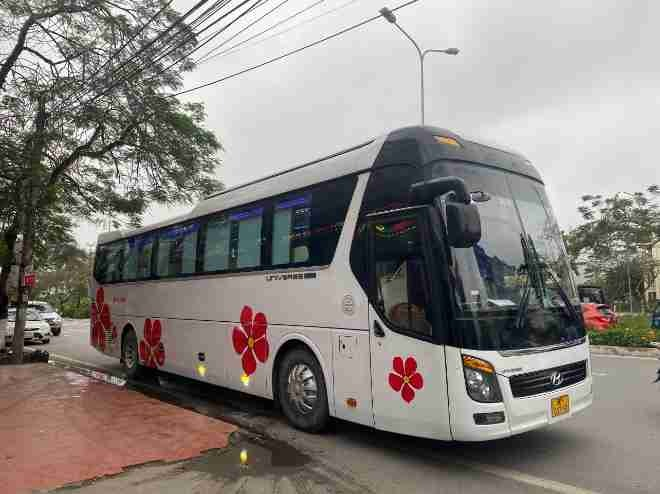
#> input picture data/vehicle-type-media/vehicle_images/23938.jpeg, 660 x 494 px, given in place of logo_template.png, which was not available
$ python wmremove.py ../data/vehicle-type-media/vehicle_images/23938.jpeg
#> lines starting #> are read from the running program, lines starting #| are printed output that depends on the picture; pictures that were not available may be replaced by others from this repository, and a replacement may not be noted
#!/usr/bin/env python3
"""vexere watermark removal module.

Watermark anatomy (all measurements relative to logo box L=(x,y,w,h)):
  - solid yellow rounded-square logo with white bus icon   (the template)
  - white lowercase 'vexere' text right of logo:  x+[0.95..5.1]*w, y-0.15h .. y+0.9h
  - small yellow/orange smile curve below text:   x+[3.4..5.1]*w,  y+0.72h .. y+0.95h

Detection: multi-scale template match of the logo (scale 2.5%..16% of max side),
restricted to bottom-left region, + structure validation.
Removal: mask = logo rect + text/smile pixels (color/contrast) + dilation,
then cv2.inpaint TELEA.
"""
import numpy as np
import cv2

LOGO_TEMPLATE = cv2.imread("/home/z/my-project/scripts/wm_crops/logo_template.png")
#> LOGO_TEMPLATE is the input picture: shape (494, 660, 3); mean B, G, R 127, 131.3, 136.4
LOGO_H, LOGO_W = LOGO_TEMPLATE.shape[:2]
#> LOGO_H = 494; LOGO_W = 660

def _rb_channel(bgr):
    """R-B difference image: emphasizes yellow hue, invariant to brightness
    (semi-transparent watermark over dark background keeps hue)."""
    return (bgr[..., 2].astype(np.int16) - bgr[..., 0].astype(np.int16)).astype(np.float32)

LOGO_RB = _rb_channel(LOGO_TEMPLATE.astype(np.uint8))
#> in _rb_channel, `return (bgr[..., 2].astype(np.int16) - bgr[..., 0].astype(np.int16)).a..`:
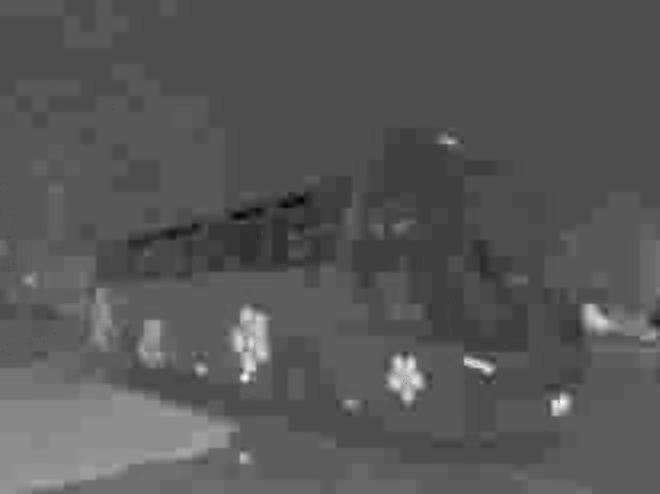
#> returned value: shape (494, 660) float32; min -83, max 186, mean 9.4; drawn with min black and max white

def detect_watermark(img_bgr):
    """Return dict(score, logo=(x,y,w,h), full_bbox=(x0,y0,x1,y1)) or None.
    Tries raw-BGR matching (opaque watermarks) and R-B channel matching
    (semi-transparent watermarks over dark backgrounds)."""
    h, w = img_bgr.shape[:2]
    m = max(w, h)
    # watermark is always bottom-left anchored: x0 <= ~13% of width in all
    # observed ground truths. ROI must CONTAIN the whole logo template, so
    # extend x_hi by the max possible logo width (16% of max side).
    x_hi = min(w, int(w * 0.14) + int(m * 0.165) + 4)
    y_lo = int(h * 0.60)
    if x_hi < 20 or h - y_lo < 20:
        return None
    roi = img_bgr[y_lo:, :x_hi]
    roi_rb = _rb_channel(roi)
    best = (0.0, None)
    # true watermark logos observed at 5.1%-15% of max side; 4% floor kills
    # small-scale false positives (2.5-3% yellow-bus patches)
    for wf in np.arange(0.040, 0.161, 0.0015):
        tw = int(round(m * wf))
        th = int(round(tw * LOGO_H / LOGO_W))
        if tw < 10 or th < 10 or tw >= roi.shape[1] or th >= roi.shape[0]:
            continue
        tmpl = cv2.resize(LOGO_TEMPLATE, (tw, th), interpolation=cv2.INTER_AREA)
        tmpl_rb = cv2.resize(LOGO_RB, (tw, th), interpolation=cv2.INTER_AREA)
        for src, tp in ((roi, tmpl), (roi_rb, tmpl_rb)):
            res = cv2.matchTemplate(src, tp, cv2.TM_CCOEFF_NORMED)
            _, mx, _, loc = cv2.minMaxLoc(res)
            if mx > best[0]:
                best = (float(mx), (loc[0], loc[1] + y_lo, tw, th))
    score, hit = best
    if hit is None or score < 0.42:
        return None
    x, y, tw, th = hit
    full = (x, max(0, y - int(0.18 * th)), min(w, x + int(5.6 * tw)), min(h, y + int(1.05 * th)))
    return dict(score=score, logo=(x, y, tw, th), full_bbox=full)

def _validate(img_bgr, det):
    """Structure validation: solid yellow square logo + text evidence right."""
    x, y, tw, th = det["logo"]
    h, w = img_bgr.shape[:2]
    # logo yellow fraction + solid-square connected-component check
    lx0, ly0 = x, y
    lx1, ly1 = min(w, x + tw), min(h, y + th)
    if lx1 - lx0 < 5 or ly1 - ly0 < 5:
        return False
    logo = img_bgr[ly0:ly1, lx0:lx1].astype(np.int16)
    r, g, b = logo[..., 2], logo[..., 1], logo[..., 0]
    ymask = (((r - b) > 70) & (r > 130) & (g > 60) & (r >= g))
    yfrac = float(ymask.mean())
    # yfrac cap 0.90 rejects yellow-bus false positives, but REAL watermarks
    # over yellow bus backgrounds read fully yellow (icon is semi-transparent
    # white over yellow) — accept those when the template score is very high.
    ycap = 1.01 if det["score"] > 0.93 else 0.90
    if not (0.25 <= yfrac <= ycap):
        return False
    # largest yellow component must be a solid block covering most of the box
    from scipy import ndimage as ndi
    lbl, n = ndi.label(ymask)
    if n == 0:
        return False
    sizes = ndi.sum(ymask, lbl, range(1, n + 1))
    big = int(np.argmax(sizes)) + 1
    if sizes[big - 1] < 0.30 * ymask.size:
        return False
    ys, xs = np.nonzero(lbl == big)
    if (xs.max() - xs.min() + 1) < 0.75 * (lx1 - lx0) or (ys.max() - ys.min() + 1) < 0.75 * (ly1 - ly0):
        return False
    # text band: bright-ish pixels (white text) — compare against band median
    tx0 = min(w, x + int(1.0 * tw))
    tx1 = min(w, x + int(5.5 * tw))
    ty0 = max(0, y - int(0.15 * th))
    ty1 = min(h, y + int(0.85 * th))
    if tx1 - tx0 < 8:
        return False
    band = img_bgr[ty0:ty1, tx0:tx1]
    gray = cv2.cvtColor(band, cv2.COLOR_BGR2GRAY).astype(np.int16)
    med = float(np.median(gray))
    bright = float((gray > max(med + 18, 200)).mean())
    yellowish = (band[..., 2].astype(np.int16) - band[..., 0].astype(np.int16) > 70).mean()
    det["logo_yfrac"] = round(yfrac, 3)
    det["text_bright"] = round(bright, 3)
    det["smile_y"] = round(float(yellowish), 3)
    # accept if there is text/smile evidence, OR the logo match itself is
    # high-confidence (handles watermark over bright/white sky where the white
    # text is nearly invisible)
    return (bright > 0.02 or yellowish > 0.02 or det["score"] > 0.70)

# [54 lines left out: functions build_mask, _texture_blend, not called in this run]

def remove_watermark(img_bgr, min_score=0.50):
    """Main entry. Returns (result_image, info_dict). Best method (VLM-validated):
    TELEA r5 + texture-noise blend."""
    det = detect_watermark(img_bgr)
    info = dict(found=False)
    if det is None:
        return img_bgr, info
    info["score"] = round(det["score"], 3)
    if not _validate(img_bgr, det):
        info["rejected_by"] = "structure"
        return img_bgr, info
    info.update(found=True, logo=det["logo"], full_bbox=det["full_bbox"],
                logo_yfrac=det.get("logo_yfrac"), text_bright=det.get("text_bright"))
    mask = build_mask(img_bgr, det)
    info["mask_px"] = int((mask > 0).sum())
    inp = cv2.inpaint(img_bgr, mask, 5, cv2.INPAINT_TELEA)
    out = _texture_blend(img_bgr, mask, inp)
    return out, info

# [7 lines left out: function remove_watermark_file, not called in this run]

if __name__ == "__main__":
    import sys
    for f in sys.argv[1:]:
        img = cv2.imread(f"/home/z/my-project/download/vehicle_images/{f}")
        out, info = remove_watermark(img)
#> in detect_watermark, `roi = img_bgr[y_lo:, :x_hi]`:
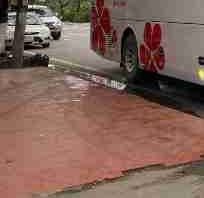
#> roi: shape (198, 204, 3); mean B, G, R 86.8, 97.9, 127.1
#> in _rb_channel (call 2), `return (bgr[..., 2].astype(np.int16) - bgr[..., 0].astype(np.int16)).a..`:
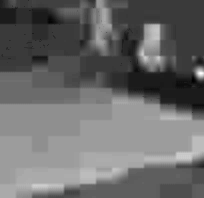
#> returned value: shape (198, 204) float32; min -14, max 116, mean 40.3; drawn with min black and max white
#> the loop in detect_watermark, `for wf in np.arange(0.040, 0.161, 0.0015):` made 81 passes
#> pass 2, in detect_watermark, `tmpl = cv2.resize(LOGO_TEMPLATE, (tw, th), interpolation=cv2.INTER_AREA)`:
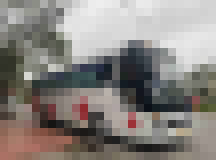
#> tmpl: shape (20, 27, 3) (shown 8 times larger); mean B, G, R 127, 131.3, 136.4
#> pass 3, in detect_watermark, `tmpl = cv2.resize(LOGO_TEMPLATE, (tw, th), interpolation=cv2.INTER_AREA)`:
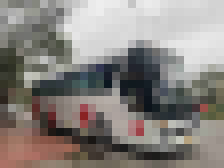
#> tmpl: shape (21, 28, 3) (shown 8 times larger); mean B, G, R 127, 131.3, 136.4
#> pass 3, in detect_watermark, `tmpl_rb = cv2.resize(LOGO_RB, (tw, th), interpolation=cv2.INTER_AREA)`:
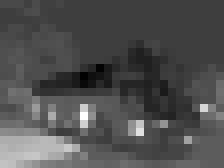
#> tmpl_rb: shape (21, 28) float32 (shown 8 times larger); min -33.38, max 102.9, mean 9.4; drawn with min black and max white
#> after the loop in detect_watermark, `for wf in np.arange(0.040, 0.161, 0.0015):`:
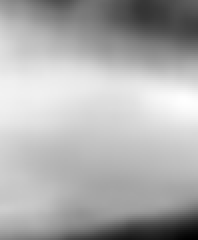
#> res: shape (120, 99) float32 (shown 2 times larger); min -0.415, max 0.5, mean 0.21; drawn with min black and max white
#> after the loop in detect_watermark, `for wf in np.arange(0.040, 0.161, 0.0015):`: best = (0.733, (149, 379, 26, 19))
#> in detect_watermark, `score, hit = best`: score = 0.733; hit = (149, 379, 26, 19)
#> in detect_watermark, `x, y, tw, th = hit`: x = 149; y = 379; tw = 26; th = 19
#> in detect_watermark, `full = (x, max(0, y - int(0.18 * th)), min(w, x + int(5.6 * tw)), min(..`: full = (149, 376, 294, 398)
#> in remove_watermark, `det = detect_watermark(img_bgr)`: det = {'score': 0.733, 'logo': (149, 379, 26, 19), 'full_bbox': (149, 376, 294, 398)}
#> in _validate, `x, y, tw, th = det["logo"]`: x = 149; y = 379; tw = 26; th = 19
#> in _validate, `lx0, ly0 = x, y`: lx0 = 149; ly0 = 379
#> in _validate, `lx1, ly1 = min(w, x + tw), min(h, y + th)`: lx1 = 175; ly1 = 398
#> in _validate, `yfrac = float(ymask.mean())`: yfrac = 0
#> in _validate, `ycap = 1.01 if det["score"] > 0.93 else 0.90`: ycap = 0.9
#> info = {'found': False, 'score': 0.733, 'rejected_by': 'structure'}
        x0, y0, x1, y1 = info.get("full_bbox", (0, 0, 0, 0))
#> x0 = 0; y0 = 0; x1 = 0; y1 = 0
        print(f"{f}: {info}")
#| ../data/vehicle-type-media/vehicle_images/23938.jpeg: {'found': False, 'score': 0.733, 'rejected_by': 'structure'}
        if info.get("found"):
            cv2.imwrite(f"/home/z/my-project/scripts/wm_crops/after_{f}", out)

$ run again, on data/vehicle-type-media/vehicle_images/32646.jpeg
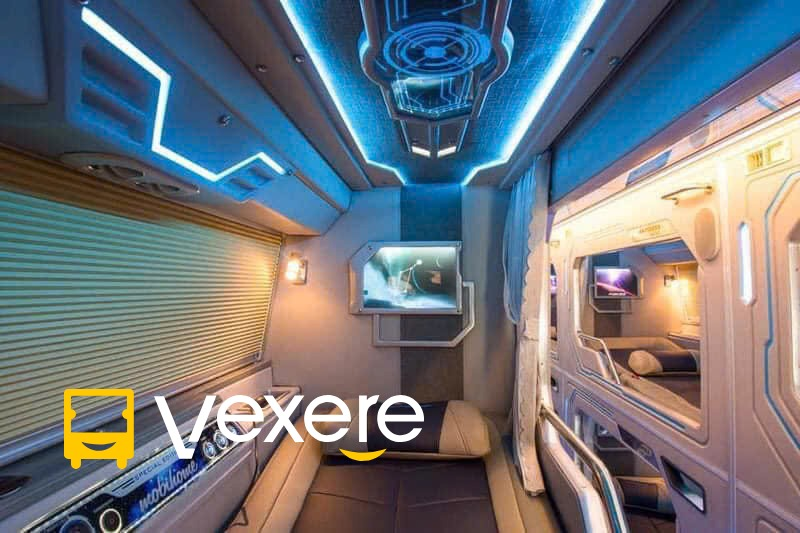
#> input picture data/vehicle-type-media/vehicle_images/32646.jpeg, 800 x 533 px, given in place of logo_template.png, which was not available
#> LOGO_TEMPLATE is the input picture: shape (533, 800, 3); mean B, G, R 123.5, 116.8, 110.9
#> after the loop in detect_watermark, `for wf in np.arange(0.040, 0.161, 0.0015):`:
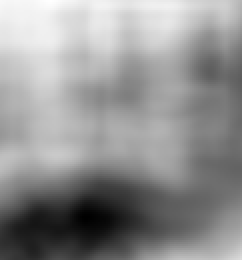
#> res: shape (130, 121) float32 (shown 2 times larger); min -0.522, max 0.297, mean -0.054; drawn with min black and max white
#> after the loop in detect_watermark, `for wf in np.arange(0.040, 0.161, 0.0015):`: best = (0.678, (59, 358, 32, 21))
#> score = 0.678; hit = (59, 358, 32, 21)
#> in detect_watermark, `x, y, tw, th = hit`: x = 59; y = 358; tw = 32; th = 21
#> full = (59, 355, 238, 380)
#> det = {'score': 0.678, 'logo': (59, 358, 32, 21), 'full_bbox': (59, 355, 238, 380)}
#> in _validate, `x, y, tw, th = det["logo"]`: x = 59; y = 358; tw = 32; th = 21
#> lx0 = 59; ly0 = 358
#> lx1 = 91; ly1 = 379
#> in _validate, `logo = img_bgr[ly0:ly1, lx0:lx1].astype(np.int16)`:
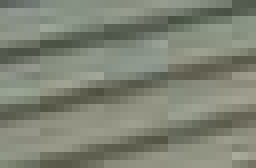
#> logo: shape (21, 32, 3) int16 (shown 8 times larger); mean B, G, R 116.7, 131.3, 127
#> ymask: shape (21, 32) bool; every value is 0
#> yfrac = 0
#> ycap = 0.9
#> info = {'found': False, 'score': 0.678, 'rejected_by': 'structure'}
#> x0 = 0
#| ../data/vehicle-type-media/vehicle_images/32646.jpeg: {'found': False, 'score': 0.678, 'rejected_by': 'structure'}

$ run again, on data/vehicle-type-media/vehicle_images/33724.jpeg
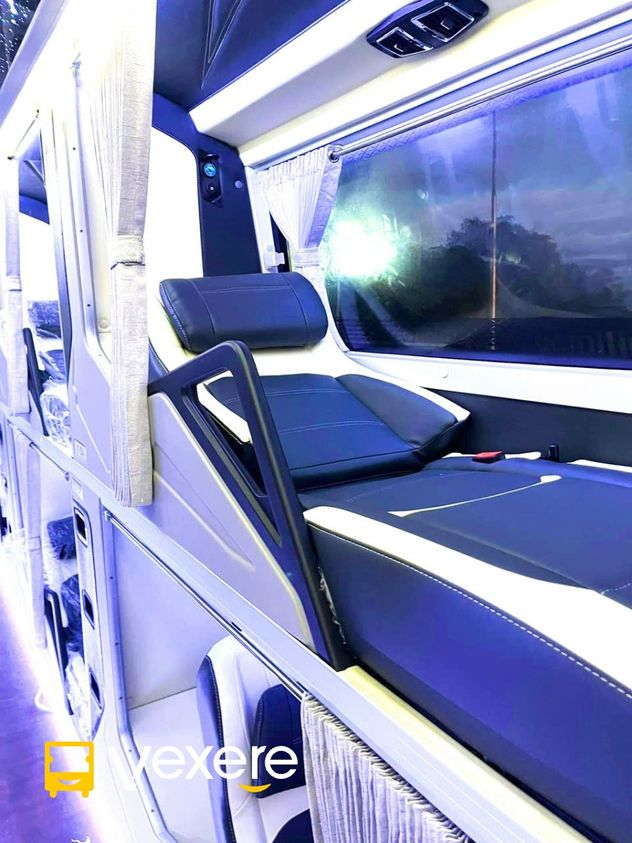
#> input picture data/vehicle-type-media/vehicle_images/33724.jpeg, 632 x 843 px, given in place of logo_template.png, which was not available
#> LOGO_TEMPLATE is the input picture: shape (843, 632, 3); mean B, G, R 192, 149.9, 142.8
#> after the loop in detect_watermark, `for wf in np.arange(0.040, 0.161, 0.0015):`:
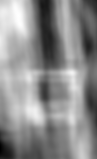
#> res: shape (159, 97) float32; min -0.157, max 0.176, mean 0.0268; drawn with min black and max white
#> after the loop in detect_watermark, `for wf in np.arange(0.040, 0.161, 0.0015):`: best = (0.445, (38, 506, 34, 45))
#> score = 0.445; hit = (38, 506, 34, 45)
#> in detect_watermark, `x, y, tw, th = hit`: x = 38; y = 506; tw = 34; th = 45
#> full = (38, 498, 228, 553)
#> det = {'score': 0.445, 'logo': (38, 506, 34, 45), 'full_bbox': (38, 498, 228, 553)}
#> in _validate, `x, y, tw, th = det["logo"]`: x = 38; y = 506; tw = 34; th = 45
#> lx0 = 38; ly0 = 506
#> lx1 = 72; ly1 = 551
#> in _validate, `r, g, b = logo[..., 2], logo[..., 1], logo[..., 0]`:
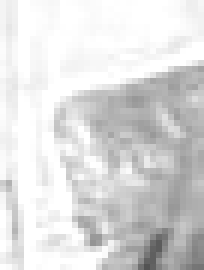
#> b: shape (45, 34) int16 (shown 6 times larger); min 83, max 255, mean 220.1
#> ymask: shape (45, 34) bool; every value is 0
#> yfrac = 0
#> ycap = 0.9
#> info = {'found': False, 'score': 0.445, 'rejected_by': 'structure'}
#> x0 = 0
#| ../data/vehicle-type-media/vehicle_images/33724.jpeg: {'found': False, 'score': 0.445, 'rejected_by': 'structure'}

$ run again, on data/vehicle-type-media/vehicle_images/40425.jpeg
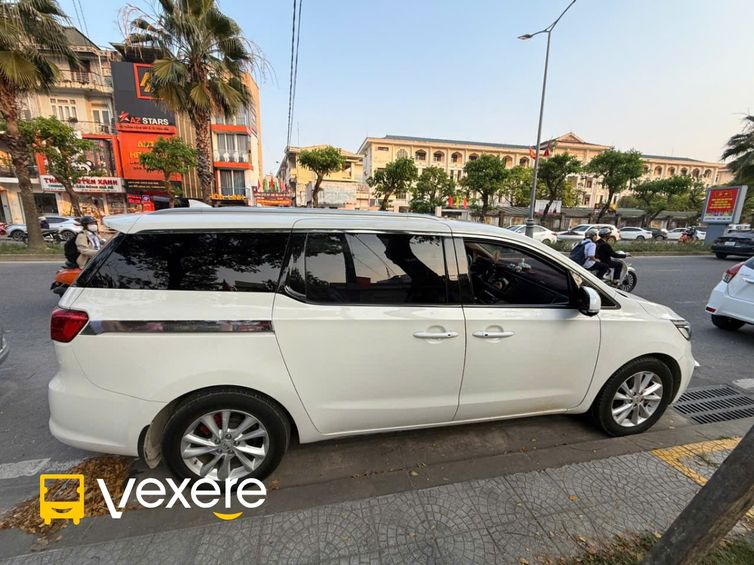
#> input picture data/vehicle-type-media/vehicle_images/40425.jpeg, 754 x 565 px, given in place of logo_template.png, which was not available
#> LOGO_TEMPLATE is the input picture: shape (565, 754, 3); mean B, G, R 127, 133.9, 136.8
#> after the loop in detect_watermark, `for wf in np.arange(0.040, 0.161, 0.0015):`: best = (0.57, (45, 434, 31, 23))
#> score = 0.57; hit = (45, 434, 31, 23)
#> in detect_watermark, `x, y, tw, th = hit`: x = 45; y = 434; tw = 31; th = 23
#> full = (45, 430, 218, 458)
#> det = {'score': 0.57, 'logo': (45, 434, 31, 23), 'full_bbox': (45, 430, 218, 458)}
#> in _validate, `x, y, tw, th = det["logo"]`: x = 45; y = 434; tw = 31; th = 23
#> lx0 = 45; ly0 = 434
#> lx1 = 76; ly1 = 457
#> in _validate, `logo = img_bgr[ly0:ly1, lx0:lx1].astype(np.int16)`:
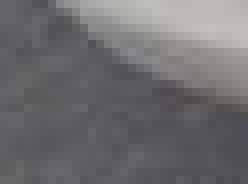
#> logo: shape (23, 31, 3) int16 (shown 8 times larger); mean B, G, R 110.3, 108.6, 109.2
#> ymask: shape (23, 31) bool; every value is 0
#> yfrac = 0
#> ycap = 0.9
#> info = {'found': False, 'score': 0.57, 'rejected_by': 'structure'}
#> x0 = 0
#| ../data/vehicle-type-media/vehicle_images/40425.jpeg: {'found': False, 'score': 0.57, 'rejected_by': 'structure'}
